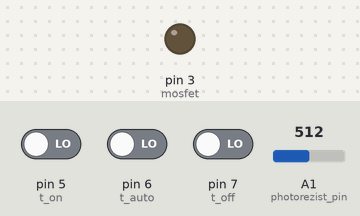
This sketch was run on a simulated Arduino Uno, built with avr-gcc and run on an emulated ATmega328P. Parts: output pins drawn as LEDs (lit = HIGH). The test bench sets the inputs (shaded band); at power-on: pin 5 (t_on) LOW, pin 6 (t_auto) LOW, pin 7 (t_off) LOW, A1 (photorezist_pin) = 512. What the sketch prints to the serial monitor is not drawn.

Above: at 1.2 s.
1.3 s: pin 5 (t_on) driven HIGH
At 2.7 s:
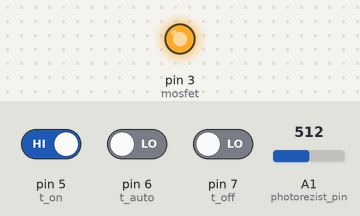
Timing chart, 0 to 4.3 s (numbered marks = the images above; inputs shaded):
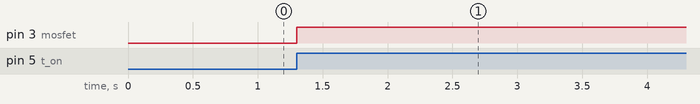

Measured:
- after the input at 1.3 s, pin 3 (mosfet): LOW → HIGH at once

The sketch:

Koridor_V_3.ino
```cpp
int PIR = 4;
int photorezist_pin = 1; //A1
int photorezist_data;
int photorezist_light = 100; // здесь настраивается значения с фото резистора ниже которого будет считаться темно
int mosfet = 3;
int light; //переменная для записи обратных значений с фото резистора (Напр: 255 = 0, 254 = 1)
int photorezist_min = 0; //минимальное значение с фото резистора
int photorezist_max = 1023; // максимальное значение с фото резистора
int t_on = 5;   // Пин для принудительного включения
int t_auto = 6;   //Пин для приведения в авто режим
int t_off = 7;    //Пин для принудительного выключения


void setup() {
  // put your setup code here, to run once:
pinMode (PIR, INPUT);
pinMode(photorezist_pin, INPUT);
pinMode (mosfet, OUTPUT);
pinMode (t_on, INPUT);
pinMode (t_auto, INPUT);
pinMode (t_off, INPUT);
Serial.begin (9600);
Serial.println("I'm ready");


}

void loop() {
  photorezist_data = analogRead(photorezist_pin);
  Serial.println (analogRead(photorezist_pin));
  light = map (light, photorezist_min, photorezist_max, 255, 0);
  if(digitalRead(t_auto) == HIGH){
      while (digitalRead(PIR) == 1){
    analogWrite(mosfet, light);
     }
 }
  else if(digitalRead(t_on) == HIGH){
    analogWrite (mosfet, 255);
  }
  else if(digitalRead(t_off) == HIGH){
    analogWrite (mosfet, 0);
  }
}
```
